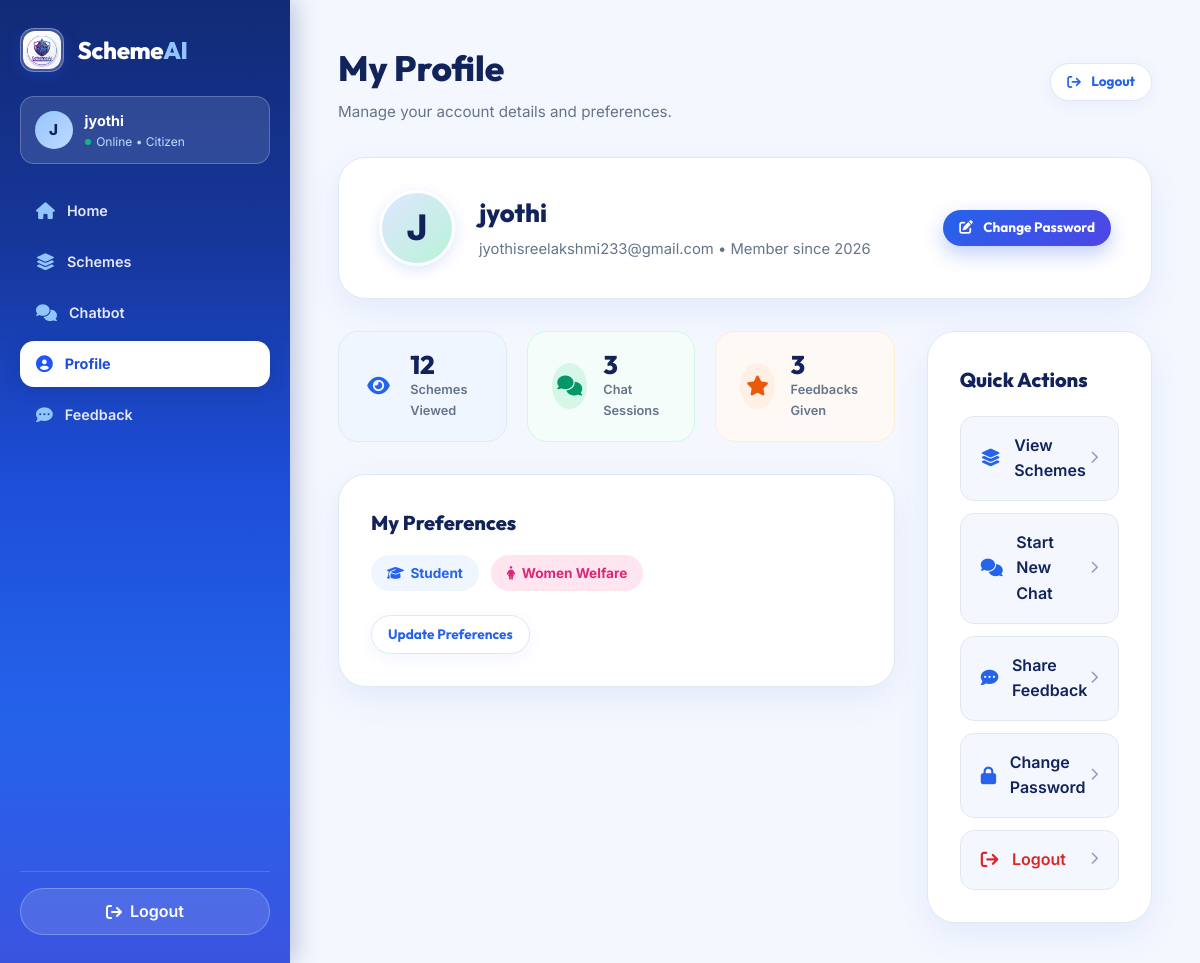
/profile (signed in), run on an earlier commit of the app's database.
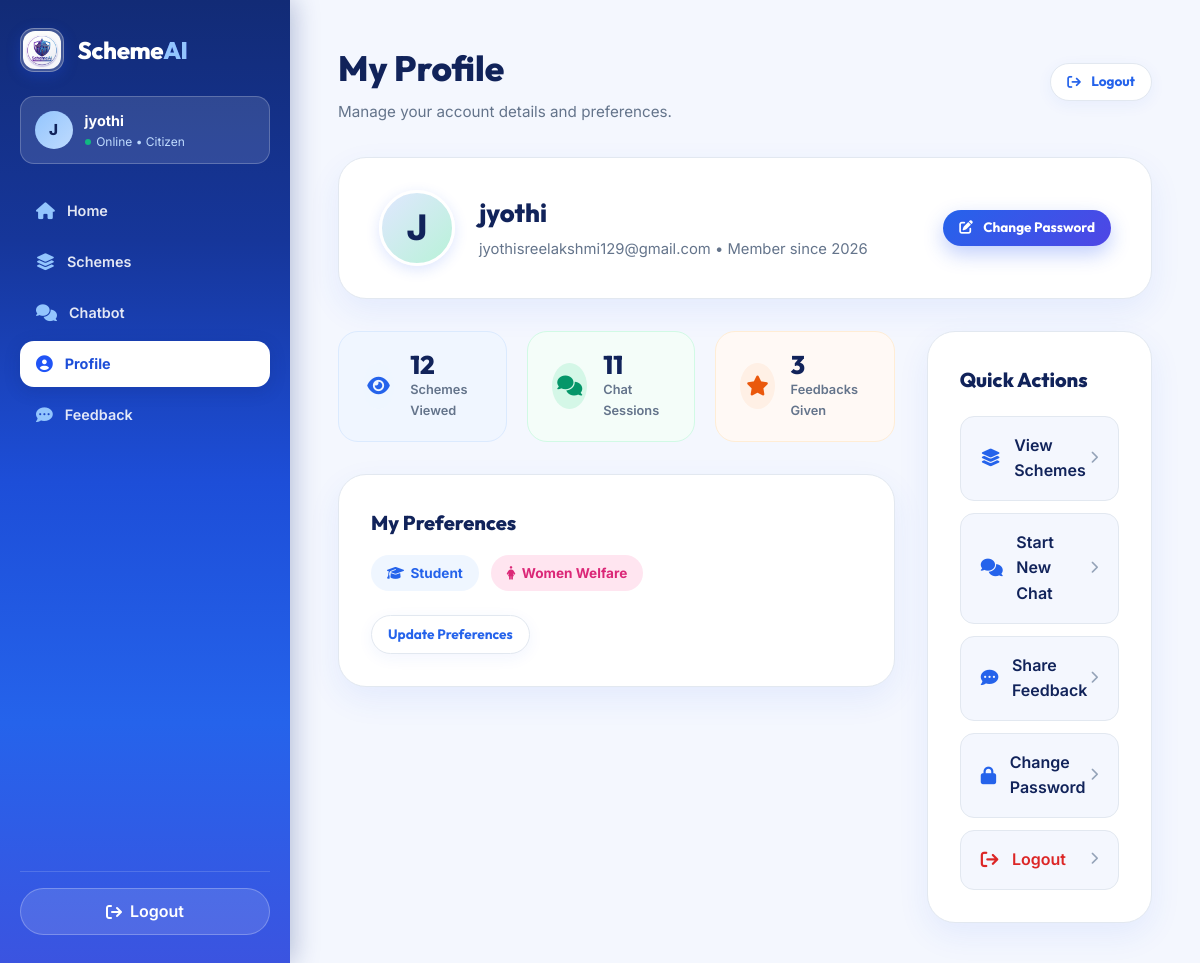
And on a later commit of the database.
### tables this page shows
CREATE TABLE users (
            id INTEGER PRIMARY KEY AUTOINCREMENT,
            username TEXT UNIQUE NOT NULL,
            password TEXT NOT NULL,
            created_at DATETIME DEFAULT CURRENT_TIMESTAMP
        , email TEXT);

### app.py (the view)
@app.route('/profile')
def user_profile():
    if 'user_id' not in session:
        return redirect(url_for('login'))
    user_id = session['user_id']
    username = session['username']
    user = get_user_by_username(username)
    history = get_chat_history(user_id) or []
    return render_template(
        'profile.html',
        user=user,
        username=username,
        logged_in=True,
        chat_count=len(history)
    )

### utils/db.py (called while the page is built)
def get_db_connection():
    conn = sqlite3.connect(DATABASE_PATH)
    conn.row_factory = sqlite3.Row  # Returns rows as dictionary-like objects
    return conn

def get_user_by_username(username):
    conn = get_db_connection()
    cursor = conn.cursor()
    cursor.execute(
        'SELECT id, username, email, created_at FROM users WHERE username = ?',
        (username.strip(),)
    )
    user = cursor.fetchone()
    conn.close()
    return user

def get_chat_history(user_id):
    conn = get_db_connection()
    cursor = conn.cursor()
    cursor.execute('''
        SELECT sender, message, timestamp
        FROM chat_history
        WHERE user_id = ?
        ORDER BY timestamp ASC
    ''', (user_id,))
    rows = cursor.fetchall()
    conn.close()
    return [dict(row) for row in rows]

### templates/profile.html (shortened to what this page needs)
<!DOCTYPE html>
<html lang="en">
<head>
    <link rel="stylesheet" href="https://cdnjs.cloudflare.com/ajax/libs/font-awesome/6.4.0/css/all.min.css">
    <link rel="stylesheet" href="{{ url_for('static', filename='css/style.css') }}?v=16">
</head>
<body class="dashboard-page">
    <div class="dashboard-container">
        <aside class="dashboard-sidebar">
            <div class="sidebar-top">
                <a href="/" class="brand" style="text-decoration: none;">
                    <div class="brand-logo" style="background: rgba(255, 255, 255, 0.2); border: 1px solid rgba(255, 255, 255, 0.3);">
                        <img src="{{ url_for('static', filename='images/logo.jpg') }}" alt="SchemeAI Logo" class="brand-logo-img">
                    </div>
                    <span class="brand-name">Scheme<span>AI</span></span>
                </a>
                <div class="sidebar-user-card">
                    <div class="sidebar-user-avatar">
                        {{ username[0]|upper }}
                    </div>
                    <div class="sidebar-user-info">
                        <h4>{{ username }}</h4>
                        <p><span class="status-dot"></span> Online &bull; Citizen</p>
                    </div>
                </div>
                <nav class="sidebar-nav-menu">
                    <a href="/" class="sidebar-menu-link">
                        <i class="fa-solid fa-house"></i> Home
                    </a>
                    <a href="{{ url_for('schemes_catalog') }}" class="sidebar-menu-link">
                        <i class="fa-solid fa-layer-group"></i> Schemes
                    </a>
                    <a href="{{ url_for('chat_workspace') }}" class="sidebar-menu-link">
                        <i class="fa-solid fa-comments"></i> Chatbot
                    </a>
                    <a href="{{ url_for('user_profile') }}" class="sidebar-menu-link active">
                        <i class="fa-solid fa-circle-user"></i> Profile
                    </a>
                    <a href="/feedback" class="sidebar-menu-link">
                        <i class="fa-solid fa-comment-dots"></i> Feedback
                    </a>
                </nav>
            </div>
            <div class="sidebar-bottom">
                <a href="{{ url_for('logout') }}" class="btn-sidebar-logout">
                    <i class="fa-solid fa-arrow-right-from-bracket"></i> Logout
                </a>
            </div>
        </aside>
        <main class="profile-main-area" style="padding: 2.5rem 3rem; background: var(--bg-pale-lavender); overflow-y: auto;">
            <div style="display: flex; justify-content: space-between; align-items: center; margin-bottom: 2rem;">
                <div>
                    <h1 style="font-family: var(--font-heading); font-size: 2.2rem; font-weight: 800; color: var(--deep-purple); margin-bottom: 0.25rem;">
                        My Profile
                    </h1>
                    <p style="color: var(--text-secondary); font-size: 0.95rem;">
                        Manage your account details and preferences.
                    </p>
                </div>
                <a href="{{ url_for('logout') }}" class="btn btn-secondary btn-sm" style="border-radius: var(--radius-pill); text-decoration: none;">
                    <i class="fa-solid fa-arrow-right-from-bracket"></i> Logout
                </a>
            </div>
            <div style="background: var(--white); border: 1.5px solid var(--border-color); border-radius: var(--radius-xl); padding: 2rem 2.5rem; box-shadow: var(--shadow-card); display: flex; justify-content: space-between; align-items: center; gap: 2rem; margin-bottom: 2rem; flex-wrap: wrap;">
                <div style="display: flex; align-items: center; gap: 1.5rem;">
                    <div style="width: 76px; height: 76px; border-radius: 50%; background: linear-gradient(135deg, var(--lavender), var(--mint-green)); display: flex; align-items: center; justify-content: center; font-size: 2.2rem; font-weight: 800; color: var(--deep-purple); border: 3px solid var(--white); box-shadow: 0 4px 14px rgba(32, 84, 246, 0.15);">
                        {{ username[0]|upper }}
                    </div>
                    <div>
                        <h2 style="font-family: var(--font-heading); font-size: 1.6rem; font-weight: 800; color: var(--deep-purple); margin-bottom: 0.25rem;">
                            {{ username }}
                        </h2>
                        <p style="color: var(--text-secondary); font-size: 0.925rem;">
                            {% if user and user.email %}{{ user.email }}{% else %}citizen@schemeai.gov.in{% endif %} &bull; Member since 2026
                        </p>
                    </div>
                </div>
                <a href="{{ url_for('forgot_password') }}" class="btn btn-primary btn-sm" style="border-radius: var(--radius-pill); text-decoration: none;">
                    <i class="fa-solid fa-pen-to-square"></i> Change Password
                </a>
            </div>
            <div class="profile-sections-layout">
                <div>
                    <div class="profile-metrics-cards-grid">
                        <div style="background: #F0F6FF; border: 1.5px solid #DBEAFE; border-radius: var(--radius-lg); padding: 1.25rem 1.5rem; display: flex; align-items: center; gap: 1rem;">
                            <div style="width: 46px; height: 46px; border-radius: 50%; background: #EFF6FF; color: #2563EB; display: flex; align-items: center; justify-content: center; font-size: 1.25rem;">
                                <i class="fa-solid fa-eye"></i>
                            </div>
                            <div>
                                <div style="font-family: var(--font-heading); font-size: 1.6rem; font-weight: 800; color: var(--deep-purple); line-height: 1;">12</div>
                                <div style="font-size: 0.8rem; color: var(--text-secondary); font-weight: 600; margin-top: 0.2rem;">Schemes Viewed</div>
                            </div>
                        </div>
                        <div style="background: #F4FDF9; border: 1.5px solid #D1FAE5; border-radius: var(--radius-lg); padding: 1.25rem 1.5rem; display: flex; align-items: center; gap: 1rem;">
                            <div style="width: 46px; height: 46px; border-radius: 50%; background: #D4F7E7; color: #059669; display: flex; align-items: center; justify-content: center; font-size: 1.25rem;">
                                <i class="fa-solid fa-comments"></i>
                            </div>
                            <div>
                                <div style="font-family: var(--font-heading); font-size: 1.6rem; font-weight: 800; color: var(--deep-purple); line-height: 1;">{{ chat_count }}</div>
                                <div style="font-size: 0.8rem; color: var(--text-secondary); font-weight: 600; margin-top: 0.2rem;">Chat Sessions</div>
                            </div>
                        </div>
                        <div style="background: #FFF9F5; border: 1.5px solid #FFEDD5; border-radius: var(--radius-lg); padding: 1.25rem 1.5rem; display: flex; align-items: center; gap: 1rem;">
                            <div style="width: 46px; height: 46px; border-radius: 50%; background: #FFF0E5; color: #EA580C; display: flex; align-items: center; justify-content: center; font-size: 1.25rem;">
                                <i class="fa-solid fa-star"></i>
                            </div>
                            <div>
                                <div style="font-family: var(--font-heading); font-size: 1.6rem; font-weight: 800; color: var(--deep-purple); line-height: 1;">3</div>
                                <div style="font-size: 0.8rem; color: var(--text-secondary); font-weight: 600; margin-top: 0.2rem;">Feedbacks Given</div>
                            </div>
                        </div>
                    </div>
                    <div style="background: var(--white); border: 1.5px solid var(--border-color); border-radius: var(--radius-xl); padding: 2rem; box-shadow: var(--shadow-card);">
                        <h3 style="font-family: var(--font-heading); font-size: 1.25rem; font-weight: 800; color: var(--deep-purple); margin-bottom: 1rem;">
                            My Preferences
                        </h3>
                        <div style="display: flex; gap: 0.75rem; flex-wrap: wrap; margin-bottom: 1.5rem;">
                            <span style="background: #EFF6FF; color: #2563EB; font-weight: 700; font-size: 0.85rem; padding: 0.45rem 1rem; border-radius: var(--radius-pill); display: inline-flex; align-items: center; gap: 0.4rem;">
                                <i class="fa-solid fa-graduation-cap"></i> Student
                            </span>
                            <span style="background: #FFE5F0; color: #DB2777; font-weight: 700; font-size: 0.85rem; padding: 0.45rem 1rem; border-radius: var(--radius-pill); display: inline-flex; align-items: center; gap: 0.4rem;">
                                <i class="fa-solid fa-person-dress"></i> Women Welfare
                            </span>
                        </div>
                        <a href="/chat" class="btn btn-secondary btn-sm" style="border-radius: var(--radius-pill); text-decoration: none;">
                            Update Preferences
                        </a>
                    </div>
                </div>
                <div style="background: var(--white); border: 1.5px solid var(--border-color); border-radius: var(--radius-xl); padding: 2rem; box-shadow: var(--shadow-card);">
                    <h3 style="font-family: var(--font-heading); font-size: 1.25rem; font-weight: 800; color: var(--deep-purple); margin-bottom: 1.25rem;">
                        Quick Actions
                    </h3>
                    <div style="display: flex; flex-direction: column; gap: 0.75rem;">
                        <a href="/schemes" class="quick-action-link">
                            <div class="quick-action-left">
                                <i class="fa-solid fa-layer-group"></i>
                                <span>View Schemes</span>
                            </div>
                            <i class="fa-solid fa-chevron-right" style="color: #94A3B8; font-size: 0.8rem;"></i>
                        </a>
                        <a href="/chat" class="quick-action-link">
                            <div class="quick-action-left">
                                <i class="fa-solid fa-comments"></i>
                                <span>Start New Chat</span>
                            </div>
                            <i class="fa-solid fa-chevron-right" style="color: #94A3B8; font-size: 0.8rem;"></i>
                        </a>
                        <a href="/feedback" class="quick-action-link">
                            <div class="quick-action-left">
                                <i class="fa-solid fa-comment-dots"></i>
                                <span>Share Feedback</span>
                            </div>
                            <i class="fa-solid fa-chevron-right" style="color: #94A3B8; font-size: 0.8rem;"></i>
                        </a>
                        <a href="/forgot-password" class="quick-action-link">
                            <div class="quick-action-left">
                                <i class="fa-solid fa-lock"></i>
                                <span>Change Password</span>
                            </div>
                            <i class="fa-solid fa-chevron-right" style="color: #94A3B8; font-size: 0.8rem;"></i>
                        </a>
                        <a href="/logout" class="quick-action-link" style="color: var(--accent-red);">
                            <div class="quick-action-left">
                                <i class="fa-solid fa-arrow-right-from-bracket" style="color: var(--accent-red);"></i>
                                <span>Logout</span>
                            </div>
                            <i class="fa-solid fa-chevron-right" style="color: #94A3B8; font-size: 0.8rem;"></i>
                        </a>
                    </div>
                </div>
            </div>
        </main>
    </div>
</body>
</html>

What changed in the data, as far as the page shows it:
changed users "jyothi": email "jyothisreelakshmi233@gmail.com" → "jyothisreelakshmi129@gmail.com"
Also different on the page:
{{ chat_count }}: "3" → "11"
